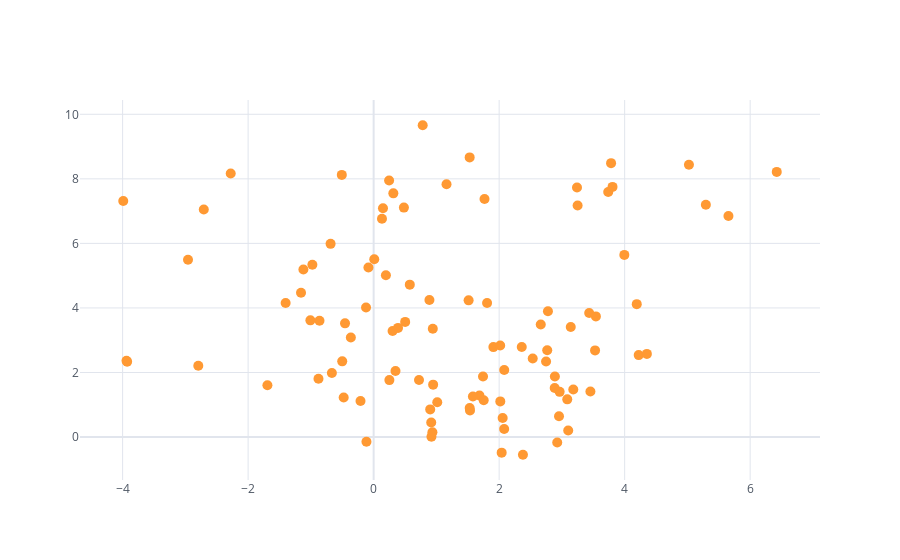

Notebook code for this chart:
### Markdown cell above
#### Implement the Lassoion Selection.

### Code cell
#by using the size as an attribute we can reduce the size of the markers of the scatter plot.
#us the the cusror and select the required data from the scatter plot and then download that plot.
df.iplot(x= 'A',y= 'B',mode ='markers',size = 10)
